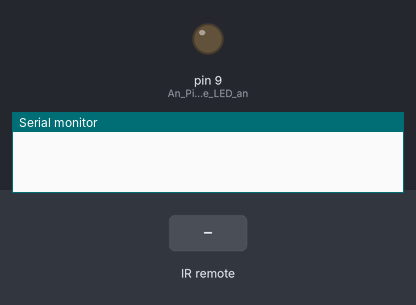
Recording of a sketch running on a simulated Arduino Uno, built with avr-gcc and run on an emulated ATmega328P. On the bench: output pins drawn as LEDs (lit = HIGH), the last lines printed to the serial monitor. Inputs (shaded band) come from the test bench.

Above: at 1.2 s.
1.3 s: infrared code 0xFF30CF received
At 2.1 s:
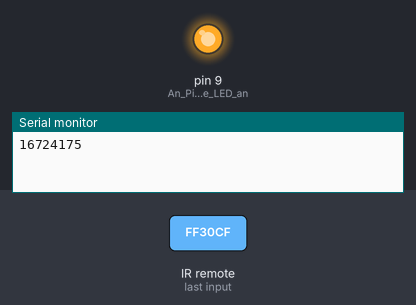
2.8 s: infrared code 0xFF6897 received
At 3.3 s:
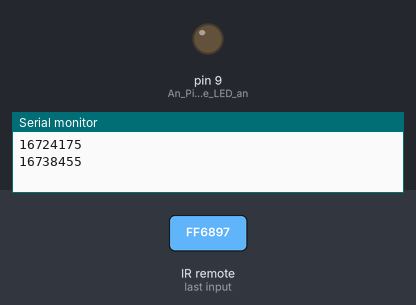
Timing chart, 0 to 5.8 s (numbered marks = the images above; inputs shaded):
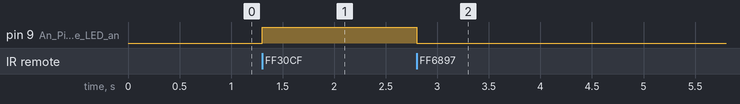

The sketch:

IR_LED.ino
```cpp
/*
   Sketching mit Hardware
  DMP - SWH - WS2425
  - Demo Infrarot Fernbedienung - Üb5
  This project demonstrates how use a IR-Remote
  to Switch on/off a LED

  Martinez
*/

#include <IRremote.h>

int RECV_PIN = 11;

IRrecv irrecv(RECV_PIN);

decode_results results;

void setup()

{

  Serial.begin(9600);

  pinMode (9, OUTPUT);   //An Pin 9 wird eine LED angeschlossen.

  digitalWrite(9, LOW);    //Diese soll zunächst aus sein

  irrecv.enableIRIn();

}

void loop() {

  if (irrecv.decode(&results)) {

    Serial.println(results.value, DEC);

    if (results.value == 16724175)   //Wenn der Infrarotempfänger die Zahl
      //„16724175“ ausgelesen hat (Entsprechend der Taste“1“ der Fernbedienung)


    {
      digitalWrite (9, HIGH); //soll die LED an gehen.
    }

    if (results.value == 16738455)   //Wenn der Infrarotempfänger die Zahl
      //„16718055“ ausgelesen hat (Entsprechend der Taste“2“ der Fernbedienung),

    {
      digitalWrite (9, LOW); //soll die LED aus gehen.
    }

    irrecv.resume();

  }

}
```

Measured:
- after the input at 1.3 s, pin 9 (An_Pin_9_wird_eine_LED_an): LOW → HIGH at once
- after the input at 2.8 s, pin 9 (An_Pin_9_wird_eine_LED_an): HIGH → LOW at once
